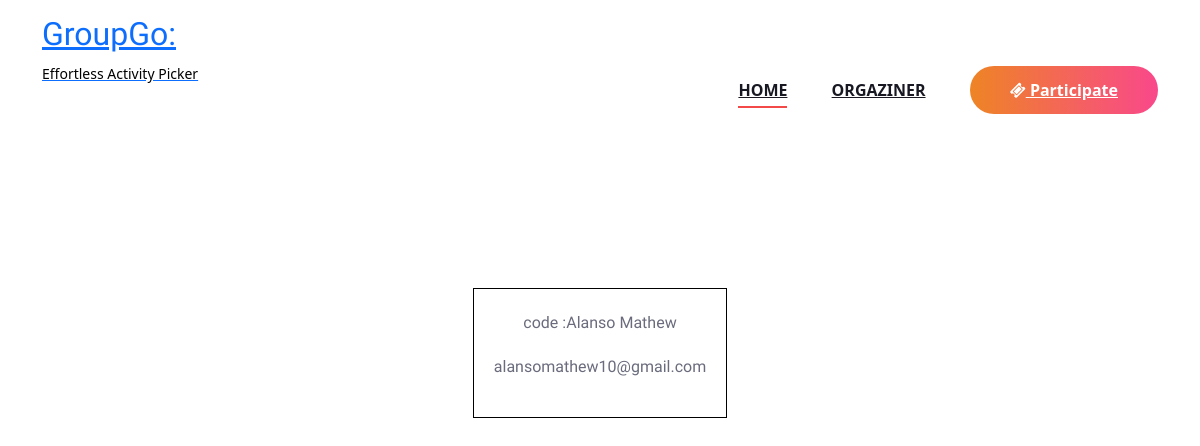
The app's page /view/organiser/, older data.
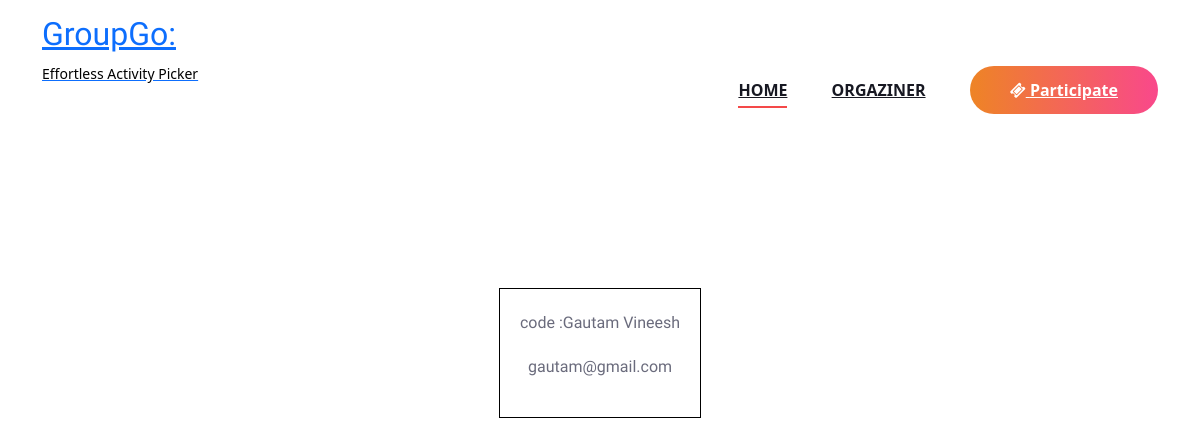
The same page, newer data.
### AllocationAdmin/models.py (models this page shows, shortened)
class CustomUser(AbstractUser):
    is_updated = models.BooleanField(default=False)
    is_updated_new = models.BooleanField(default=False)
    is_updated_max = models.BooleanField(default=False)

### user/views.py (the view)
# urls.py: path('view/organiser/', views.view_organiser, name="view_organiser"),
def view_organiser(request):
    try:
        organisers = CustomUser.objects.filter(event__isnull=False).distinct()
        return render(request, 'Guest/view_organiser.html',{"data":organisers})
    except Exception as e:
        print(e)
        messages.error(request, 'Error viewing data!')
        return render(request, 'Guest/view_organiser.html')

### templates/Guest/view_organiser.html (shortened to what this page needs)
{% extends 'Guest/Head.html'%}
{% load static %}
{%  block content %}
<br><br><br><br>
    <form action="" method="post">
        <table align="center" cellpadding="10">
            {% for i in data %}
            <td>
              <a href="{% url 'choose_activity' i.id %}" style="text-decoration: none;">
                <div style="text-align:center;border:1px solid black;margin:22px;padding:20px">
                    <p>code :{{i.first_name}}  {{i.last_name}}</p>
                    <p>{{i.email}}</p>
                </div></a>
            </td>
            {% endfor %}
        </table>
    </form>
</body>
</html>
{% endblock content %}

Row changes from the older to the newer data that the page shows:
removed CustomUser: first_name "Alanso", last_name "Mathew", email "alansomathew10@gmail.com"
added CustomUser: first_name "Gautam", last_name "Vineesh", email "gautam@gmail.com"
